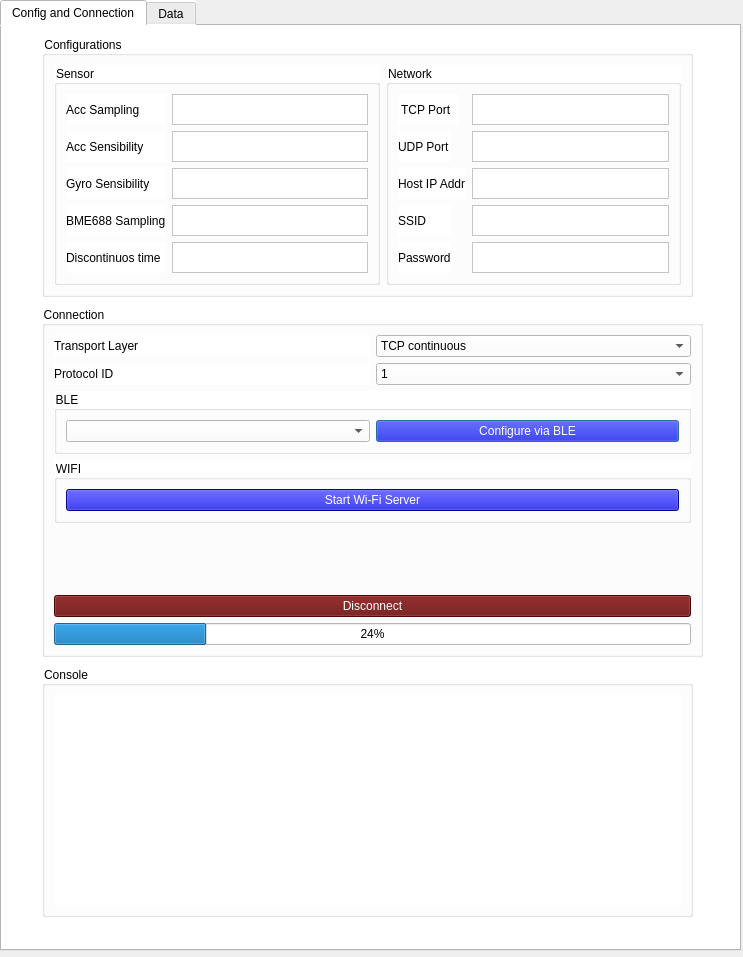
<?xml version="1.0" encoding="UTF-8"?>
<ui version="4.0">
 <class>Dialog</class>
 <widget class="QDialog" name="Dialog">
  <property name="geometry">
   <rect>
    <x>0</x>
    <y>0</y>
    <width>743</width>
    <height>957</height>
   </rect>
  </property>
  <property name="windowTitle">
   <string>Dialog</string>
  </property>
  <widget class="QTabWidget" name="Pestana_principal">
   <property name="geometry">
    <rect>
     <x>0</x>
     <y>0</y>
     <width>741</width>
     <height>951</height>
    </rect>
   </property>
   <property name="styleSheet">
    <string notr="true">background-color: rgb(255, 255, 255);</string>
   </property>
   <property name="currentIndex">
    <number>0</number>
   </property>
   <widget class="QWidget" name="tab">
    <attribute name="title">
     <string>Config and Connection</string>
    </attribute>
    <widget class="QGroupBox" name="groupBox">
     <property name="geometry">
      <rect>
       <x>40</x>
       <y>10</y>
       <width>651</width>
       <height>261</height>
      </rect>
     </property>
     <property name="title">
      <string>Configurations</string>
     </property>
     <layout class="QGridLayout" name="gridLayout_5">
      <item row="0" column="0">
       <widget class="QGroupBox" name="groupBox_2">
        <property name="title">
         <string>Sensor</string>
        </property>
        <layout class="QGridLayout" name="gridLayout">
         <item row="4" column="0">
          <widget class="QLabel" name="label_20">
           <property name="text">
            <string>BME688 Sampling</string>
           </property>
          </widget>
         </item>
         <item row="0" column="0">
          <widget class="QLabel" name="label_7">
           <property name="text">
            <string>Acc Sampling</string>
           </property>
          </widget>
         </item>
         <item row="3" column="1">
          <widget class="QTextEdit" name="gyro_sens_text"/>
         </item>
         <item row="0" column="1">
          <widget class="QTextEdit" name="acc_sampl_text"/>
         </item>
         <item row="4" column="1">
          <widget class="QTextEdit" name="bme_sampling_text"/>
         </item>
         <item row="6" column="0">
          <widget class="QLabel" name="label_27">
           <property name="text">
            <string>Discontinuos time</string>
           </property>
          </widget>
         </item>
         <item row="3" column="0">
          <widget class="QLabel" name="label_11">
           <property name="text">
            <string>Gyro Sensibility</string>
           </property>
          </widget>
         </item>
         <item row="2" column="0">
          <widget class="QLabel" name="label_9">
           <property name="text">
            <string>Acc Sensibility</string>
           </property>
          </widget>
         </item>
         <item row="6" column="1">
          <widget class="QTextEdit" name="disc_time_text"/>
         </item>
         <item row="2" column="1">
          <widget class="QTextEdit" name="acc_sens_text"/>
         </item>
        </layout>
       </widget>
      </item>
      <item row="0" column="1">
       <widget class="QGroupBox" name="groupBox_3">
        <property name="title">
         <string>Network</string>
        </property>
        <layout class="QGridLayout" name="gridLayout_3">
         <item row="1" column="0">
          <widget class="QLabel" name="label_10">
           <property name="text">
            <string>UDP Port</string>
           </property>
          </widget>
         </item>
         <item row="4" column="0">
          <widget class="QLabel" name="label_28">
           <property name="text">
            <string>Password</string>
           </property>
          </widget>
         </item>
         <item row="2" column="5">
          <widget class="QTextEdit" name="host_ip_text">
           <property name="inputMethodHints">
            <set>Qt::ImhDigitsOnly</set>
           </property>
          </widget>
         </item>
         <item row="3" column="0">
          <widget class="QLabel" name="label_26">
           <property name="text">
            <string>SSID</string>
           </property>
          </widget>
         </item>
         <item row="0" column="5">
          <widget class="QTextEdit" name="tcp_port_text">
           <property name="maximumSize">
            <size>
             <width>16777215</width>
             <height>47</height>
            </size>
           </property>
          </widget>
         </item>
         <item row="1" column="5">
          <widget class="QTextEdit" name="udp_port_text"/>
         </item>
         <item row="3" column="5">
          <widget class="QTextEdit" name="text_ssid"/>
         </item>
         <item row="4" column="5">
          <widget class="QTextEdit" name="password_text"/>
         </item>
         <item row="0" column="0" colspan="2">
          <widget class="QLabel" name="label_8">
           <property name="text">
            <string> TCP Port</string>
           </property>
          </widget>
         </item>
         <item row="2" column="0" colspan="3">
          <widget class="QLabel" name="label_12">
           <property name="text">
            <string>Host IP Addr</string>
           </property>
          </widget>
         </item>
        </layout>
       </widget>
      </item>
     </layout>
    </widget>
    <widget class="QGroupBox" name="groupBox_4">
     <property name="geometry">
      <rect>
       <x>40</x>
       <y>280</y>
       <width>661</width>
       <height>351</height>
      </rect>
     </property>
     <property name="title">
      <string>Connection</string>
     </property>
     <layout class="QGridLayout" name="gridLayout_9">
      <item row="11" column="1" colspan="2">
       <widget class="QProgressBar" name="progress_bar">
        <property name="value">
         <number>24</number>
        </property>
       </widget>
      </item>
      <item row="2" column="1" rowspan="2" colspan="2">
       <widget class="QGroupBox" name="groupBox_6">
        <property name="title">
         <string>BLE</string>
        </property>
        <layout class="QGridLayout" name="gridLayout_10">
         <item row="0" column="0">
          <widget class="QComboBox" name="esp_ble_select">
           <property name="styleSheet">
            <string notr="true">background-color: rgb(255, 255, 255);</string>
           </property>
          </widget>
         </item>
         <item row="0" column="1">
          <widget class="QPushButton" name="start_ble_button">
           <property name="styleSheet">
            <string notr="true">background-color: rgb(5, 5, 203);
color: rgb(255, 255, 255);</string>
           </property>
           <property name="text">
            <string>Configure via BLE</string>
           </property>
          </widget>
         </item>
        </layout>
       </widget>
      </item>
      <item row="0" column="1">
       <widget class="QLabel" name="label_29">
        <property name="styleSheet">
         <string notr="true">color: rgb(0, 0, 0);

</string>
        </property>
        <property name="text">
         <string>Transport Layer</string>
        </property>
       </widget>
      </item>
      <item row="1" column="1">
       <widget class="QLabel" name="label_30">
        <property name="styleSheet">
         <string notr="true">color: rgb(0, 0, 0);

</string>
        </property>
        <property name="text">
         <string>Protocol ID</string>
        </property>
       </widget>
      </item>
      <item row="0" column="2">
       <widget class="QComboBox" name="transport_layer_select">
        <property name="styleSheet">
         <string notr="true">background-color: rgb(255, 255, 255);</string>
        </property>
        <item>
         <property name="text">
          <string>TCP continuous</string>
         </property>
        </item>
        <item>
         <property name="text">
          <string>TCP discontinuous</string>
         </property>
        </item>
        <item>
         <property name="text">
          <string>UDP</string>
         </property>
        </item>
        <item>
         <property name="text">
          <string>BLE continuous </string>
         </property>
        </item>
        <item>
         <property name="text">
          <string>BLE discontinuous</string>
         </property>
        </item>
       </widget>
      </item>
      <item row="1" column="2">
       <widget class="QComboBox" name="protocol_id_select">
        <property name="styleSheet">
         <string notr="true">background-color: rgb(255, 255, 255);</string>
        </property>
        <item>
         <property name="text">
          <string>1</string>
         </property>
        </item>
        <item>
         <property name="text">
          <string>2</string>
         </property>
        </item>
        <item>
         <property name="text">
          <string>3</string>
         </property>
        </item>
        <item>
         <property name="text">
          <string>4</string>
         </property>
        </item>
        <item>
         <property name="text">
          <string>5</string>
         </property>
        </item>
       </widget>
      </item>
      <item row="10" column="1" colspan="2">
       <widget class="QPushButton" name="disconnect_button">
        <property name="styleSheet">
         <string notr="true">background-color: rgb(103, 8, 8);
color: rgb(255, 255, 255);</string>
        </property>
        <property name="text">
         <string>Disconnect</string>
        </property>
       </widget>
      </item>
      <item row="8" column="1" colspan="2">
       <widget class="QGroupBox" name="groupBox_9">
        <property name="title">
         <string>WIFI</string>
        </property>
        <layout class="QGridLayout" name="gridLayout_11">
         <item row="0" column="0">
          <widget class="QPushButton" name="start_wifi_server_button">
           <property name="styleSheet">
            <string notr="true">background-color: rgb(5, 5, 203);
color: rgb(255, 255, 255);</string>
           </property>
           <property name="text">
            <string>Start Wi-Fi Server</string>
           </property>
          </widget>
         </item>
        </layout>
       </widget>
      </item>
      <item row="9" column="1">
       <spacer name="verticalSpacer">
        <property name="orientation">
         <enum>Qt::Vertical</enum>
        </property>
        <property name="sizeHint" stdset="0">
         <size>
          <width>20</width>
          <height>40</height>
         </size>
        </property>
       </spacer>
      </item>
     </layout>
    </widget>
    <widget class="QGroupBox" name="groupBox_10">
     <property name="geometry">
      <rect>
       <x>40</x>
       <y>640</y>
       <width>651</width>
       <height>251</height>
      </rect>
     </property>
     <property name="title">
      <string>Console</string>
     </property>
     <layout class="QGridLayout" name="gridLayout_12">
      <item row="0" column="0">
       <widget class="QWidget" name="console_output" native="true"/>
      </item>
     </layout>
    </widget>
    <zorder>groupBox_10</zorder>
    <zorder>groupBox_4</zorder>
    <zorder>groupBox</zorder>
   </widget>
   <widget class="QWidget" name="tab_2">
    <attribute name="title">
     <string>Data</string>
    </attribute>
    <widget class="QGroupBox" name="groupBox_5">
     <property name="geometry">
      <rect>
       <x>20</x>
       <y>0</y>
       <width>681</width>
       <height>891</height>
      </rect>
     </property>
     <property name="title">
      <string>Data</string>
     </property>
     <layout class="QGridLayout" name="gridLayout_4">
      <item row="0" column="0">
       <widget class="QComboBox" name="plot1_select">
        <property name="styleSheet">
         <string notr="true">background-color: rgb(255, 255, 255);</string>
        </property>
        <item>
         <property name="text">
          <string>Temperatura</string>
         </property>
        </item>
        <item>
         <property name="text">
          <string>humedad</string>
         </property>
        </item>
        <item>
         <property name="text">
          <string>Acc_x</string>
         </property>
        </item>
        <item>
         <property name="text">
          <string>Acc_y</string>
         </property>
        </item>
        <item>
         <property name="text">
          <string>Acc_z</string>
         </property>
        </item>
        <item>
         <property name="text">
          <string>RMS</string>
         </property>
        </item>
       </widget>
      </item>
      <item row="1" column="0">
       <widget class="QWidget" name="plot1" native="true"/>
      </item>
      <item row="2" column="0">
       <widget class="QComboBox" name="plot2_select">
        <property name="styleSheet">
         <string notr="true">background-color: rgb(255, 255, 255);</string>
        </property>
        <item>
         <property name="text">
          <string>Temperatura</string>
         </property>
        </item>
        <item>
         <property name="text">
          <string>humedad</string>
         </property>
        </item>
        <item>
         <property name="text">
          <string>Acc_x</string>
         </property>
        </item>
        <item>
         <property name="text">
          <string>Acc_y</string>
         </property>
        </item>
        <item>
         <property name="text">
          <string>Acc_z</string>
         </property>
        </item>
        <item>
         <property name="text">
          <string>RMS</string>
         </property>
        </item>
       </widget>
      </item>
      <item row="3" column="0">
       <widget class="QWidget" name="plot2" native="true"/>
      </item>
      <item row="4" column="0">
       <widget class="QComboBox" name="plot3_select">
        <property name="styleSheet">
         <string notr="true">background-color: rgb(255, 255, 255);</string>
        </property>
        <item>
         <property name="text">
          <string>Temperatura</string>
         </property>
        </item>
        <item>
         <property name="text">
          <string>humedad</string>
         </property>
        </item>
        <item>
         <property name="text">
          <string>Acc_x</string>
         </property>
        </item>
        <item>
         <property name="text">
          <string>Acc_y</string>
         </property>
        </item>
        <item>
         <property name="text">
          <string>Acc_z</string>
         </property>
        </item>
        <item>
         <property name="text">
          <string>RMS</string>
         </property>
        </item>
       </widget>
      </item>
      <item row="5" column="0">
       <widget class="QWidget" name="plot3" native="true"/>
      </item>
     </layout>
     <zorder>plot1</zorder>
     <zorder>plot1_select</zorder>
     <zorder>plot2</zorder>
     <zorder>plot3</zorder>
     <zorder>plot3_select</zorder>
     <zorder>plot2_select</zorder>
    </widget>
   </widget>
  </widget>
 </widget>
 <resources/>
 <connections/>
</ui>
